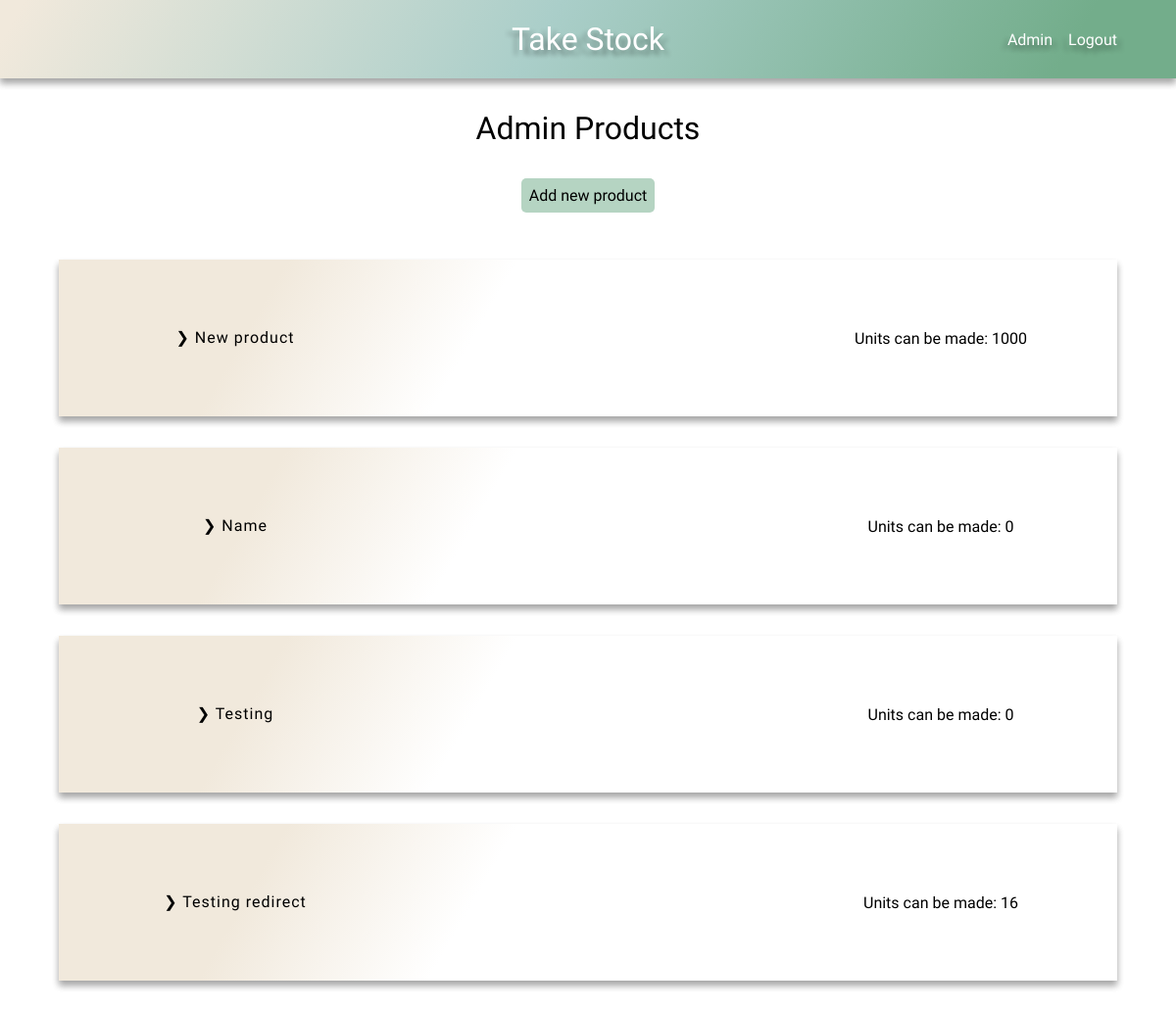
Page /products/ (signed in, upper part) on the earlier database version.
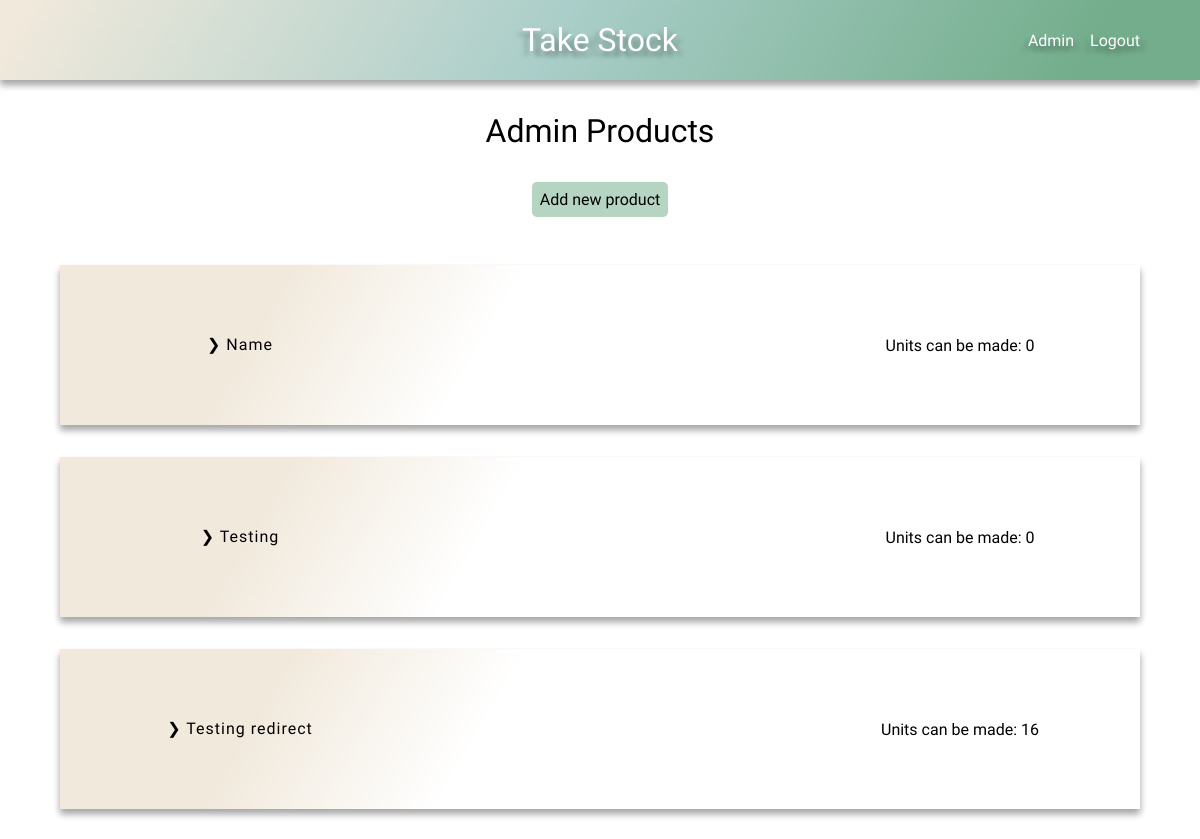
Same page on the later database version.
### stock/models.py (models this page shows)
class Product(models.Model):
    name = models.CharField(max_length=100)
    stock_parts = models.ManyToManyField(Stock)
    company = models.ForeignKey(User, on_delete=models.CASCADE, default=1)
    def __str__(self):
        return f'{self.name}'

### stock/views.py (the view)
# urls.py: path('products/', product_page, name='products'),
def product_page(request):
    default_user = request.user
    products = Product.objects.filter(company=default_user)
    number_to_be_made = {}
    for product in products:
        parts = Parts.objects.filter(
            product_part_belongs_to=product.id
            )
        units = {}
        amount = []
        total_units_to_be_made = {}
        for i in parts:
            units_to_make = (i.item.number_in_stock / i.number_required)
            units_to_make = math.floor(units_to_make)
            units[i.product_part_belongs_to] = units_to_make
            amount.append(units_to_make)
        amount.sort()
        amount = amount[:1]
        if len(amount) == 0 or amount[0] == 0:
            total_units_to_be_made = 0
        else:
            for num in amount:
                int(num)
                total_units_to_be_made = num
        number_to_be_made[product.id] = total_units_to_be_made
    context = {
        'products': products,
        'number_to_be_made': number_to_be_made,
        'default_user': default_user
    }
    return render(request, 'products.html', context)

### stock/context_processors.py (called while the page is built)
def base(request):
    default_user = request.user
    return ({'default_user': default_user})

### stock/templates/products.html
{% extends 'base.html' %}
{% load static %}
{% block head %}
    <link rel="stylesheet" href="{% static 'css/product.css' %}">
    <link rel="stylesheet" href="{% static 'css/style.css' %}">
{% endblock %}
{% block content %}
    <h1>{{ default_user|title }} Products</h1>
    <div class="add-new btn btn-submit btn-hover">
        <a href="{% url 'add_new_product' %}">Add new product</a>
    </div>
    {% if not products %}
        <h2 class="center">You don't have any products yet!</h2>
    {% else %}
        <div class="product-container">
            {% for product in products %}
                <div class="product-row">
                    <div class="product">
                        <a href="{% url 'product-detail' product.id %}">❯ {{ product }}</a>
                    </div>
                    <div class="orders">
                    </div>
                    <div class="unit-number">
                        {% for key, value in number_to_be_made.items %}
                            {% if product.id == key %}
                                Units can be made: {{ value }}
                            {% endif %}
                        {% endfor %}
                    </div>
                </div>
            {% endfor %}
        </div>
    {% endif %}
{% endblock %}

Differences in the rows shown:
removed Product: name "New product", number_to_be_made "1000"
